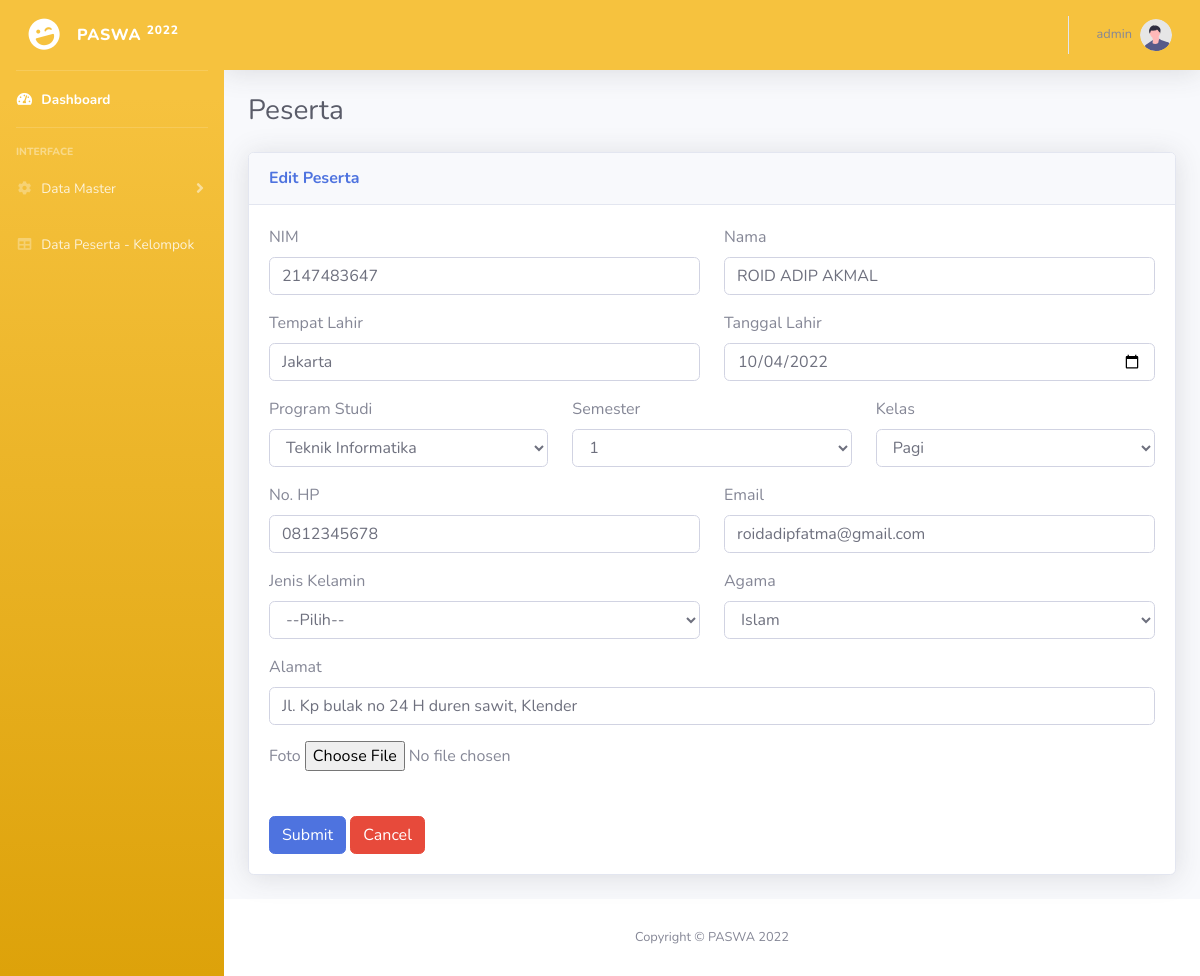
The page /peserta_edit.php?nim=2147483647 (signed in) on the database its author committed.
### tables this page shows
CREATE TABLE `tab_peserta` (
  `nim` int(11) NOT NULL,
  `nama` varchar(100) DEFAULT NULL,
  `prodi` varchar(20) DEFAULT NULL,
  `semester` int(11) DEFAULT NULL,
  `kelas` varchar(10) DEFAULT NULL,
  `no_hp` varchar(13) DEFAULT NULL,
  `email` varchar(100) DEFAULT NULL,
  `alamat` text DEFAULT NULL,
  `jenis_kelamin` int(11) DEFAULT NULL,
  `foto` text DEFAULT NULL,
  `agama` varchar(10) DEFAULT NULL,
  `tempat_lahir` varchar(100) DEFAULT NULL,
  `tanggal_lahir` date DEFAULT NULL
);

### peserta_edit.php (the view, shortened to what this page needs)
<?php include('header.php'); ?>
<?php include('sidemenu.php'); ?>
<div class="container-fluid">
    <h1 class="h3 mb-2 text-gray-800">Peserta</h1>
    <div class="card shadow mb-4">
        <div class="card-header py-3">
            <h6 class="m-0 font-weight-bold text-primary">Edit Peserta</h6>
        </div>
        <div class="card-body">
            <div class="table-responsive">
                <form method="POST" action="peserta_pro_edit.php">
                    <?php
                    include_once("connection.php");
                    $nim = $_GET['nim'];
                    $result_data = mysqli_query($mysqli, "SELECT * FROM tab_peserta WHERE nim= '$nim' ");
                    $res = mysqli_fetch_array($result_data);
                        $nim = $res['nim'];
                        $nama = $res['nama'];
                        $prodi = $res['prodi'];
                        $semester = $res['semester'];
                        $kelas = $res['kelas'];
                        $no_hp = $res['no_hp'];
                        $email = $res['email'];
                        $alamat = $res['alamat'];
                        $foto = $res['foto'];
                        $agama = $res['agama'];
                        $tempat_lahir = $res['tempat_lahir'];
                        $tanggal_lahir = $res['tanggal_lahir'];
                    ?>
                    <table>
                        <div class="form-group row">
                            <div class="col-sm-6 mb-3 mb-sm-0">
                                <label>NIM</label>
                                <input type="text" class="form-control form-control-user" placeholder="NIM" name="nim" value="<?= $nim;?>">
                            </div>
                            <div class="col-sm-6">
                                <label>Nama</label>
                                <input type="text" class="form-control form-control-user" id="exampleLastName" placeholder="Nama Lengkap" name="nama" value="<?= $nama;?>">
                            </div>
                        </div>
                        <div class="form-group row">
                            <div class="col-sm-6 mb-3 mb-sm-0">
                                <label>Tempat Lahir</label>
                                <input type="text" class="form-control form-control-user" placeholder="Tempat Lahir" name="tempat_lahir" value="<?= $tempat_lahir;?>">
                            </div>
                            <div class="col-sm-6">
                                <label>Tanggal Lahir</label>
                                <input type="date" class="form-control form-control-user" placeholder="Tanggal Lahir" name="tanggal_lahir" value="<?= $tanggal_lahir;?>">
                            </div>
                        </div>
                        <div class="form-group row">
                            <div class="col-sm-4 mb-3 mb-sm-0">
                                <label>Program Studi</label>
                                <select class="form-control form-control-user" Placeholder="Program Studi" name="prodi">
                                    <option value="TI" <?= $prodi == 'TI' ? 'selected' : '';?>>Teknik Informatika</option>
                                </select>
                            </div>
                            <div class="col-sm-4 mb-3 mb-sm-0">
                                <label>Semester</label>
                                <select class="form-control form-control-user" Placeholder="Semester" name="semester">
                                    <?php
                                    $no = 1;
                                    while ($no <= 8){
                                    ?>
                                    <option value="<?=$no.'" '. ($no == $semester ? "selected>" : '>').$no;?></option>
                                    <?php
                                    $no++;
                                    }
                                    ?>
                                </select>
                            </div>
                            <div class="col-sm-4 mb-3 mb-sm-0">
                                <label>Kelas</label>
                                <select class="form-control form-control-user" data-placeholder="Kelas" name="kelas">
                                    <option value="Pagi" <?= $kelas == 'Pagi' ? 'selected' : '';?>>Pagi</option>
                                </select>
                            </div>
                        </div>
                        <div class="form-group row">
                            <div class="col-sm-6 mb-3 mb-sm-0">
                                <label>No. HP</label>
                                <input type="text" class="form-control form-control-user" placeholder="No. HP" name="no_hp" value="<?=$no_hp;?>">
                            </div>
                            <div class="col-sm-6">
                                <label>Email</label>
                                <input type="email" class="form-control form-control-user" placeholder="Email" name="email" value="<?=$email;?>">
                            </div>
                        </div>
                        <div class="form-group row">
                            <div class="col-sm-6 mb-3 mb-sm-0">
                                <label>Jenis Kelamin</label>
                                <select class="form-control form-control-user" Placeholder="Jenis Kelamin" name="jenis_kelamin">
                                    <option value="0">--Pilih--</option>
                                </select>
                            </div>
                            <div class="col-sm-6 mb-3 mb-sm-0">
                                <label>Agama</label>
                                <select class="form-control form-control-user" data-placeholder="Agama" name="agama">
                                    <option value="Islam" <?= $agama == 'Islam' ? 'selected' : '';?>>Islam</option>
                                </select>
                            </div>
                        </div>
                        <div class="form-group">
                            <label>Alamat</label>
                            <input maxlength="50" class="form-control" type="text" placeholder="Alamat" name="alamat" value="<?=$alamat?>">
                        </div>
                        <div class="form-group">
                            <label>Foto</label>
                            <input type="file" placeholder="Foto" name="foto" value="<?=$foto;?>">
                        </div>
                    </table>
                    <br>
                    <button type="submit" class="btn btn-primary">Submit</button>
                    <a href="peserta.php" class="btn btn-danger">Cancel</a>
                </form>
            </div>
        </div>
    </div>
</div>
</div>
<?php include('footer.php'); ?>

### header.php (shortened to what this page needs)
<!DOCTYPE html>
<html lang="en">
<head>
    <link href="assets/vendor/fontawesome-free/css/all.min.css" rel="stylesheet" type="text/css">
    <link href="assets/css/sb-admin-2.min.css" rel="stylesheet">
</head>

### sidemenu.php (shortened to what this page needs)
<body id="page-top">
    <div id="wrapper">
        <ul class="navbar-nav bg-gradient-warning sidebar sidebar-dark accordion" id="accordionSidebar">
            <a class="sidebar-brand d-flex align-items-center justify-content-center" href="index.html">
                <div class="sidebar-brand-icon rotate-n-15">
                    <i class="fas fa-laugh-wink"></i>
                </div>
                <div class="sidebar-brand-text mx-3">PASWA <sup>2022</sup></div>
            </a>
            <hr class="sidebar-divider my-0">
            <li class="nav-item active">
                <a class="nav-link" href="dashboard.php">
                    <i class="fas fa-fw fa-tachometer-alt"></i>
                    <span>Dashboard</span></a>
            </li>
            <hr class="sidebar-divider">
            <div class="sidebar-heading">
                Interface
            </div>
            <li class="nav-item">
                <a class="nav-link collapsed" href="#" data-toggle="collapse" data-target="#collapseTwo" aria-expanded="true" aria-controls="collapseTwo">
                    <i class="fas fa-fw fa-cog"></i>
                    <span>Data Master</span>
                </a>
            </li>
            <li class="nav-item">
                <a class="nav-link" href="peserta_kelompok.php">
                    <i class="fas fa-fw fa-table"></i>
                    <span>Data Peserta - Kelompok</span>
                </a>
            </li>
        </ul>
<div id="content-wrapper" class="d-flex flex-column">
<div id="content">
    <nav class="navbar navbar-expand navbar-light bg-warning topbar mb-4 static-top shadow">
        <ul class="navbar-nav ml-auto">
            <li class="nav-item dropdown no-arrow">
                <a class="nav-link dropdown-toggle" href="#" id="userDropdown" role="button"
                    data-toggle="dropdown" aria-haspopup="true" aria-expanded="false">
                    <span class="mr-2 d-none d-lg-inline text-gray-600 small"><?php echo $_SESSION['valid']; ?></span>
                    <img class="img-profile rounded-circle"
                        src="assets/img/undraw_profile.svg">
                </a>
            </li>
        </ul>
    </nav>

### footer.php (shortened to what this page needs)
<footer class="sticky-footer bg-white">
                <div class="container my-auto">
                    <div class="copyright text-center my-auto">
                        <span>Copyright &copy; PASWA 2022</span>
                    </div>
                </div>
            </footer>
        </div>
    </div>
</body>
</html>

### rows shown on the page
tab_peserta: nim "2147483647", nama "ROID ADIP AKMAL", tempat_lahir "Jakarta", tanggal_lahir "10/04/2022", prodi "Teknik Informatika", semester "1", kelas "Pagi", no_hp "0812345678", email "roidadipfatma@gmail.com", agama "Islam", alamat "Jl. Kp bulak no 24 H duren sawit, Klender"

### other values the page prints
$_SESSION['valid'] "admin"
